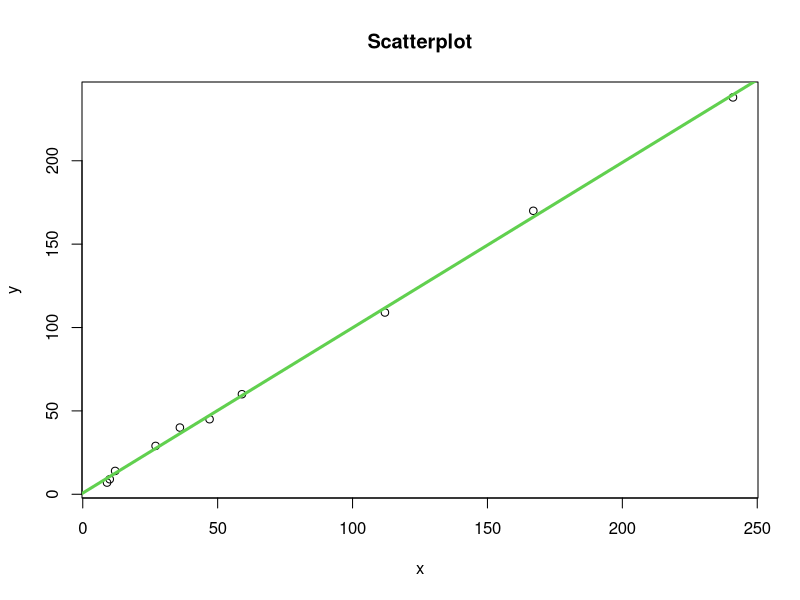

This figure's R source:

clc <- function(){
  cat("\014")
}

clc()

rm(list = ls())

x = c(10, 12, 9, 27, 47, 112, 36, 241, 59, 167)
mean(x)
y = c(9, 14, 7, 29, 45, 109, 40, 238, 60, 170)
mean(y)

plot(x, y, main = "Scatterplot")

mod = lm(y ~ x)

summary(mod)

mod$coefficients
abline(mod, col = 3, lwd = 3)
